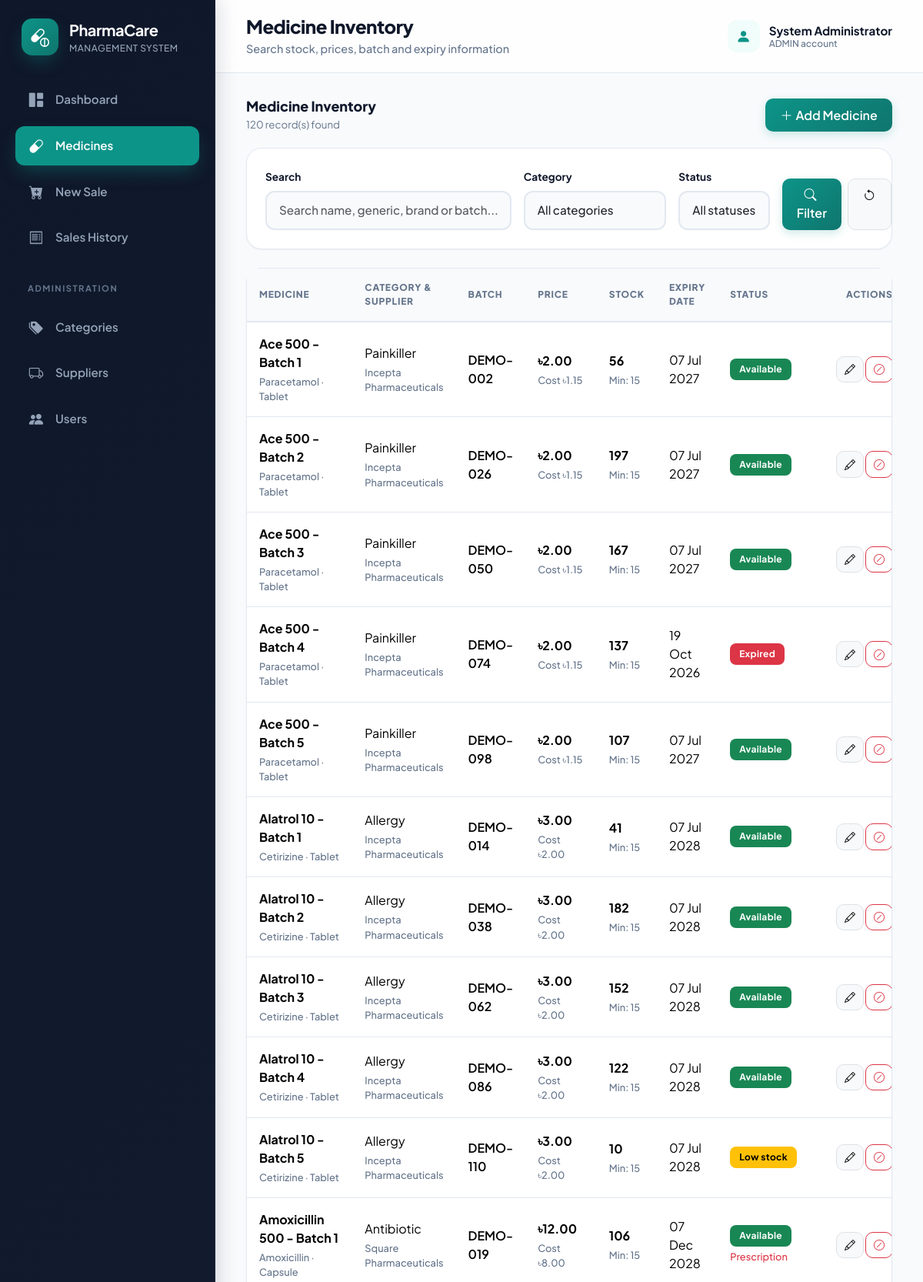
The app's page /index.php?page=medicines (signed in, upper part) with its own data.
### tables this page shows
CREATE TABLE IF NOT EXISTS app_users (
 id BIGINT UNSIGNED NOT NULL AUTO_INCREMENT PRIMARY KEY,
 full_name VARCHAR(80) NOT NULL,
 username VARCHAR(50) NOT NULL UNIQUE,
 email VARCHAR(120) NULL UNIQUE,
 phone VARCHAR(30) NULL,
 address VARCHAR(255) NULL,
 password VARCHAR(255) NOT NULL,
 role ENUM('ADMIN','STAFF','CUSTOMER') NOT NULL DEFAULT 'CUSTOMER',
 enabled TINYINT(1) NOT NULL DEFAULT 1,
 created_at DATETIME NOT NULL DEFAULT CURRENT_TIMESTAMP
);

CREATE TABLE IF NOT EXISTS medicines (
 id BIGINT UNSIGNED NOT NULL AUTO_INCREMENT PRIMARY KEY,
 name VARCHAR(120) NOT NULL,
 generic_name VARCHAR(120) NOT NULL,
 brand_name VARCHAR(120) NULL,
 batch_number VARCHAR(60) NOT NULL UNIQUE,
 medicine_type ENUM('TABLET','CAPSULE','SYRUP','INJECTION','CREAM','DROP','INHALER','OTHER') NOT NULL,
 purchase_price DECIMAL(12,2) NOT NULL,
 selling_price DECIMAL(12,2) NOT NULL,
 quantity INT UNSIGNED NOT NULL DEFAULT 0,
 minimum_stock_level INT UNSIGNED NOT NULL DEFAULT 10,
 manufacturing_date DATE NULL,
 expiry_date DATE NOT NULL,
 prescription_required TINYINT(1) NOT NULL DEFAULT 0,
 active TINYINT(1) NOT NULL DEFAULT 1,
 category_id BIGINT UNSIGNED NOT NULL,
 supplier_id BIGINT UNSIGNED NOT NULL,
 CONSTRAINT fk_medicine_category FOREIGN KEY(category_id) REFERENCES categories(id) ON DELETE RESTRICT,
 CONSTRAINT fk_medicine_supplier FOREIGN KEY(supplier_id) REFERENCES suppliers(id) ON DELETE RESTRICT,
 INDEX idx_medicine_name (name),
 INDEX idx_medicine_expiry (expiry_date),
 INDEX idx_medicine_category (category_id),
 INDEX idx_medicine_supplier (supplier_id)
);

CREATE TABLE IF NOT EXISTS categories (
 id BIGINT UNSIGNED NOT NULL AUTO_INCREMENT PRIMARY KEY,
 name VARCHAR(80) NOT NULL UNIQUE,
 description VARCHAR(255) NULL
);

CREATE TABLE IF NOT EXISTS suppliers (
 id BIGINT UNSIGNED NOT NULL AUTO_INCREMENT PRIMARY KEY,
 name VARCHAR(100) NOT NULL,
 company_name VARCHAR(120) NULL,
 phone VARCHAR(30) NOT NULL,
 email VARCHAR(120) NULL,
 address VARCHAR(255) NULL
);

### index.php (called while the page is built, shortened)
<?php
require __DIR__ . '/includes/bootstrap.php';
$page = (string)($_GET['page'] ?? 'dashboard');
require_login();
require __DIR__ . '/includes/header.php';
include __DIR__ . '/pages/' . $page . '.php';
require __DIR__ . '/includes/footer.php';

### includes/functions.php (called while the page is built, shortened)
<?php
function e(mixed $value): string { return htmlspecialchars((string)($value ?? ''), ENT_QUOTES | ENT_SUBSTITUTE, 'UTF-8'); }
function url(string $page = 'dashboard', array $params = []): string { return 'index.php?' . http_build_query(['page' => $page] + $params); }
function money(mixed $amount): string { return '৳' . number_format((float)$amount, 2); }
function nice_date(?string $date, bool $time = false): string { return $date ? date($time ? 'd M Y, h:i A' : 'd M Y', strtotime($date)) : '—'; }
function fetch_all(string $sql, array $params = []): array { $stmt = db()->prepare($sql); $stmt->execute($params); return $stmt->fetchAll(); }
function fetch_one(string $sql, array $params = []): ?array { $stmt = db()->prepare($sql); $stmt->execute($params); $data = $stmt->fetch(); return $data ?: null; }
function user(): ?array { return $_SESSION['user'] ?? null; }
function is_admin(): bool { return (user()['role'] ?? '') === 'ADMIN'; }
function require_login(): void {
    $row = fetch_one('SELECT id,full_name,username,role,enabled FROM app_users WHERE id=?', [user()['id']]);
}
function medicine_status(array $m): string {
    $today = date('Y-m-d');
    if ($m['expiry_date'] < $today) return 'EXPIRED';
    if ((int)$m['quantity'] <= 0) return 'OUT_OF_STOCK';
    if ($m['expiry_date'] <= date('Y-m-d', strtotime('+30 days'))) return 'EXPIRING_SOON';
    if ((int)$m['quantity'] <= (int)$m['minimum_stock_level']) return 'LOW_STOCK';
    return 'AVAILABLE';
}
function status_label(string $status): string { return [
    'AVAILABLE' => 'Available', 'LOW_STOCK' => 'Low stock', 'OUT_OF_STOCK' => 'Out of stock',
    'EXPIRING_SOON' => 'Expiring soon', 'EXPIRED' => 'Expired', 'INACTIVE' => 'Inactive'
][$status] ?? $status; }
function status_badge(string $status): string { return [
    'AVAILABLE' => 'success', 'LOW_STOCK' => 'warning', 'OUT_OF_STOCK' => 'secondary',
    'EXPIRING_SOON' => 'info', 'EXPIRED' => 'danger', 'INACTIVE' => 'dark'
][$status] ?? 'secondary'; }
function medicine_query(): string { return 'SELECT m.*, c.name AS category_name, s.name AS supplier_name, s.company_name AS supplier_company FROM medicines m JOIN categories c ON c.id=m.category_id JOIN suppliers s ON s.id=m.supplier_id'; }
function page_title(string $page): string { return [
    'dashboard' => 'Dashboard', 'medicines' => 'Medicine Inventory', 'medicine_form' => 'Medicine Details',
    'sales' => 'Sales History', 'sale_form' => 'Create New Sale', 'invoice' => 'Sales Invoice',
    'categories' => 'Medicine Categories', 'suppliers' => 'Suppliers', 'users' => 'User Management'
][$page] ?? 'PharmaCare'; }

### includes/bootstrap.php (called while the page is built, shortened)
<?php
$config = require dirname(__DIR__) . '/config.php';
require_once __DIR__ . '/functions.php';
function db(): PDO
{
    static $pdo = null;
    if ($pdo === null) {
        global $config;
        $dsn = 'mysql:host=' . $config['db_host'] . ';port=' . (int)($config['db_port'] ?? 3306) . ';dbname=' . $config['db_name'] . ';charset=utf8mb4';
        try {
            $pdo = new PDO($dsn, (string)$config['db_user'], (string)$config['db_pass'], [
                PDO::ATTR_ERRMODE => PDO::ERRMODE_EXCEPTION,
                PDO::ATTR_DEFAULT_FETCH_MODE => PDO::FETCH_ASSOC,
                PDO::ATTR_EMULATE_PREPARES => false,
            ]);
            $pdo->exec("SET time_zone = '+06:00'");
        } catch (PDOException $e) {
            http_response_code(500);
            die("
            <!doctype html>
            <html lang='en'>
            <head>
                <meta charset='utf-8'>
                <title>Database Connection Issue | PharmaCare</title>
                <style>
                    body { font-family: -apple-system, BlinkMacSystemFont, 'Segoe UI', Roboto, Helvetica, Arial, sans-serif; background: #f8fafc; color: #1e293b; padding: 40px 20px; }
                    .card { max-width: 600px; margin: 0 auto; background: #ffffff; border-radius: 12px; border: 1px solid #e2e8f0; padding: 32px; box-shadow: 0 4px 6px -1px rgba(0,0,0,0.05); }
                    h2 { color: #dc2626; margin-top: 0; font-size: 20px; }
                    .alert { background: #fef2f2; border: 1px solid #fee2e2; color: #991b1b; padding: 12px 16px; border-radius: 8px; font-size: 14px; margin-bottom: 20px; }
                    ul { padding-left: 20px; font-size: 14px; line-height: 1.6; }
                    code { background: #f1f5f9; padding: 2px 6px; border-radius: 4px; font-family: monospace; color: #0f172a; }
                </style>
            </head>
            <body>
                <div class='card'>
                    <h2>Database Connection Failed</h2>
                    <div class='alert'>" . htmlspecialchars($e->getMessage(), ENT_QUOTES, 'UTF-8') . "</div>
                    <p>Please check your <code>config.php</code> credentials:</p>
                    <ul>
                        <li><strong>Host:</strong> <code>" . htmlspecialchars((string)($config['db_host'] ?? ''), ENT_QUOTES, 'UTF-8') . "</code></li>
                        <li><strong>Database:</strong> <code>" . htmlspecialchars((string)($config['db_name'] ?? ''), ENT_QUOTES, 'UTF-8') . "</code></li>
                        <li><strong>User:</strong> <code>" . htmlspecialchars((string)($config['db_user'] ?? ''), ENT_QUOTES, 'UTF-8') . "</code></li>
                    </ul>
                    <p style='font-size: 13px; color: #64748b;'>Make sure your database is created in InfinityFree cPanel and <code>infinityfree_import.sql</code> has been imported.</p>
                </div>
            </body>
            </html>
            ");
        }
    }
    return $pdo;
}

### pages/medicines.php (the view, shortened to what this page needs)
<?php
$keyword = trim((string)($_GET['keyword'] ?? ''));
$selectedStatus = (string)($_GET['status'] ?? '');
$params = [];
$sql = medicine_query() . ' WHERE 1=1';
$allMedicines = fetch_all($sql . ' ORDER BY m.name, m.batch_number', $params);
$medicines = $selectedStatus !== ''
    ? array_values(array_filter($allMedicines, fn($m) => medicine_status($m) === $selectedStatus))
    : $allMedicines;
?>
<div class="page-intro">
    <div>
        <h2>Medicine Inventory</h2>
        <p><?= count($medicines) ?> record(s) found</p>
    </div>
    <?php if (is_admin()): ?>
        <a href="<?= e(url('medicine_form')) ?>" class="btn btn-primary">
            <i class="bi bi-plus-lg me-1"></i>Add Medicine
        </a>
    <?php endif; ?>
</div>
<div class="card mb-4">
    <div class="card-body">
        <form method="get" action="index.php" class="row g-3 align-items-end">
            <div class="col-lg-5">
                <label for="keyword" class="form-label">Search</label>
                <input id="keyword" name="keyword" class="form-control" value="<?= e($keyword) ?>" placeholder="Search name, generic, brand or batch...">
            </div>
            <div class="col-md-4 col-lg-3">
                <label for="category" class="form-label">Category</label>
                <select name="category_id" id="category" class="form-select">
                    <option value="">All categories</option>
                </select>
            </div>
            <div class="col-md-4 col-lg-2">
                <label for="status" class="form-label">Status</label>
                <select name="status" id="status" class="form-select">
                    <option value="">All statuses</option>
                </select>
            </div>
            <div class="col-md-4 col-lg-2 d-flex gap-2">
                <button class="btn btn-primary flex-grow-1" title="Search" type="submit">
                    <i class="bi bi-search me-1"></i>Filter
                </button>
                <a class="btn btn-light border" title="Reset Filters" href="<?= e(url('medicines')) ?>">
                    <i class="bi bi-arrow-counterclockwise"></i>
                </a>
            </div>
        </form>
    </div>
</div>
<div class="card">
    <div class="table-responsive">
        <table class="table table-hover">
            <thead>
                <tr>
                    <th>Medicine</th>
                    <th>Category &amp; Supplier</th>
                    <th>Batch</th>
                    <th>Price</th>
                    <th>Stock</th>
                    <th>Expiry Date</th>
                    <th>Status</th>
                    <?php if (is_admin()): ?>
                        <th class="text-end">Actions</th>
                    <?php endif; ?>
                </tr>
            </thead>
            <tbody>
                <?php foreach ($medicines as $m):
                    $status = medicine_status($m);
                ?>
                    <tr>
                        <td>
                            <strong><?= e($m['name']) ?></strong>
                            <span class="subtext"><?= e($m['generic_name']) ?> &middot; <?= e(ucfirst(strtolower($m['medicine_type']))) ?></span>
                        </td>
                        <td>
                            <?= e($m['category_name']) ?>
                            <span class="subtext"><?= e($m['supplier_company'] ?: $m['supplier_name']) ?></span>
                        </td>
                        <td><span class="fw-semibold"><?= e($m['batch_number']) ?></span></td>
                        <td>
                            <strong><?= money($m['selling_price']) ?></strong>
                            <span class="subtext">Cost <?= money($m['purchase_price']) ?></span>
                        </td>
                        <td>
                            <strong><?= e($m['quantity']) ?></strong>
                            <span class="subtext">Min: <?= e($m['minimum_stock_level']) ?></span>
                        </td>
                        <td><?= e(nice_date($m['expiry_date'])) ?></td>
                        <td>
                            <span class="badge text-bg-<?= e(status_badge($status)) ?>">
                                <?= e(status_label($status)) ?>
                            </span>
                            <?php if ($m['prescription_required']): ?>
                                <span class="subtext text-danger">Prescription</span>
                            <?php endif; ?>
                        </td>
                        <?php if (is_admin()): ?>
                            <td class="text-end text-nowrap">
                                <a class="btn btn-sm btn-light border" title="Edit" href="<?= e(url('medicine_form', ['id' => $m['id']])) ?>">
                                    <i class="bi bi-pencil"></i>
                                </a>
                                <form class="d-inline" action="actions.php" method="post">
                                    <button class="btn btn-sm btn-outline-<?= $m['active'] ? 'danger' : 'success' ?>"
                                            title="<?= $m['active'] ? 'Deactivate' : 'Activate' ?>"
                                            data-confirm="Change active status for <?= e($m['name']) ?>?">
                                        <i class="bi bi-<?= $m['active'] ? 'slash-circle' : 'check-circle' ?>"></i>
                                    </button>
                                </form>
                            </td>
                        <?php endif; ?>
                    </tr>
                <?php endforeach; ?>
            </tbody>
        </table>
    </div>
</div>

### includes/header.php (shortened to what this page needs)
<?php
$active = match($page) { 'medicine_form'=>'medicines','invoice'=>'sales','sale_form'=>'sale_form',default=>$page };
$heading = page_title($page);
$subtitles = [
 'dashboard' => 'Current pharmacy stock and sales overview',
 'medicines' => 'Search stock, prices, batch and expiry information',
 'medicine_form' => 'Enter medicine, stock, price and expiry details',
 'sale_form' => 'Select medicines and generate an invoice',
 'sales' => 'Review completed sales and print invoices',
 'invoice' => 'Printable receipt for the completed sale',
 'categories' => 'Organize medicines into searchable groups',
 'suppliers' => 'Manage supplier and contact information',
 'users' => 'Create staff accounts and control access',
];
$links = [
 ['dashboard','grid-1x2-fill','Dashboard','dashboard'],
 ['medicines','capsule','Medicines','medicines'],
 ['sale_form','cart-plus-fill','New Sale','sale_form'],
 ['sales','receipt','Sales History','sales'],
];
if (is_admin()) {
 $links[] = ['section', '', 'Administration', ''];
 $links[] = ['categories', 'tags-fill','Categories','categories'];
 $links[] = ['suppliers','truck','Suppliers','suppliers'];
 $links[] = ['users','people-fill','Users','users'];
}
?>
<!doctype html><html lang="en"><head>
<link href="https://cdn.jsdelivr.net/npm/bootstrap@5.3.3/dist/css/bootstrap.min.css" rel="stylesheet">
<link href="https://cdn.jsdelivr.net/npm/bootstrap-icons@1.11.3/font/bootstrap-icons.min.css" rel="stylesheet">
<link rel="stylesheet" href="assets/css/app.css"></head><body>
<aside class="app-sidebar">
 <a class="brand" href="<?=e(url('dashboard'))?>"><span class="brand-mark"><i class="bi bi-capsule-pill"></i></span><span><strong>PharmaCare</strong><small>Management System</small></span></a>
 <nav class="sidebar-nav">
 <?php foreach ($links as [$dest, $icon, $label, $selected]): ?>
 <?php if ($dest === 'section'): ?><div class="nav-section"><?=e($label)?></div>
 <?php else: ?><a class="<?=($active === $selected ? 'active' : '')?>" href="<?=e(url($dest))?>"><i class="bi bi-<?=e($icon)?>"></i><span><?=e($label)?></span></a><?php endif; ?>
 <?php endforeach; ?>
 </nav>
</aside>
<div class="app-main">
 <header class="app-topbar"><div class="d-flex align-items-center gap-3"><button type="button" class="btn btn-light d-sm-none" id="mobileMenuBtn" aria-label="Open menu"><i class="bi bi-list fs-5"></i></button><div><h1><?=e($heading)?></h1><p><?=e($subtitles[$page]??'PharmaCare Management System')?></p></div></div><div class="topbar-user"><span class="avatar"><i class="bi bi-person-fill"></i></span><span><strong><?=e(user()['full_name'])?></strong><small><?=e(user()['role'])?> account</small></span></div></header>
 <main class="content">

### records on screen
app_users: full_name "System Administrator", role "ADMIN"
medicines: name "Ace 500 - Batch 1", generic_name "Paracetamol", medicine_type "Tablet", category.name "Painkiller", supplier.company_name "Incepta Pharmaceuticals", batch_number "DEMO-002", selling_price "৳2.00", purchase_price "৳1.15", quantity "56", minimum_stock_level "15", expiry_date "07 Jul 2027", status "Available", active 1 (drawn)
medicines: name "Ace 500 - Batch 2", generic_name "Paracetamol", medicine_type "Tablet", category.name "Painkiller", supplier.company_name "Incepta Pharmaceuticals", batch_number "DEMO-026", selling_price "৳2.00", purchase_price "৳1.15", quantity "197", minimum_stock_level "15", expiry_date "07 Jul 2027", status "Available", active 1 (drawn)
medicines: name "Ace 500 - Batch 3", generic_name "Paracetamol", medicine_type "Tablet", category.name "Painkiller", supplier.company_name "Incepta Pharmaceuticals", batch_number "DEMO-050", selling_price "৳2.00", purchase_price "৳1.15", quantity "167", minimum_stock_level "15", expiry_date "07 Jul 2027", status "Available", active 1 (drawn)
medicines: name "Ace 500 - Batch 4", generic_name "Paracetamol", medicine_type "Tablet", category.name "Painkiller", supplier.company_name "Incepta Pharmaceuticals", batch_number "DEMO-074", selling_price "৳2.00", purchase_price "৳1.15", quantity "137", minimum_stock_level "15", expiry_date "19 Oct 2026", expiry_date "Expired", active 1 (drawn)
medicines: name "Ace 500 - Batch 5", generic_name "Paracetamol", medicine_type "Tablet", category.name "Painkiller", supplier.company_name "Incepta Pharmaceuticals", batch_number "DEMO-098", selling_price "৳2.00", purchase_price "৳1.15", quantity "107", minimum_stock_level "15", expiry_date "07 Jul 2027", status "Available", active 1 (drawn)
medicines: name "Alatrol 10 - Batch 1", generic_name "Cetirizine", medicine_type "Tablet", category.name "Allergy", supplier.company_name "Incepta Pharmaceuticals", batch_number "DEMO-014", selling_price "৳3.00", purchase_price "৳2.00", quantity "41", minimum_stock_level "15", expiry_date "07 Jul 2028", status "Available", active 1 (drawn)
medicines: name "Alatrol 10 - Batch 2", generic_name "Cetirizine", medicine_type "Tablet", category.name "Allergy", supplier.company_name "Incepta Pharmaceuticals", batch_number "DEMO-038", selling_price "৳3.00", purchase_price "৳2.00", quantity "182", minimum_stock_level "15", expiry_date "07 Jul 2028", status "Available", active 1 (drawn)
medicines: name "Alatrol 10 - Batch 3", generic_name "Cetirizine", medicine_type "Tablet", category.name "Allergy", supplier.company_name "Incepta Pharmaceuticals", batch_number "DEMO-062", selling_price "৳3.00", purchase_price "৳2.00", quantity "152", minimum_stock_level "15", expiry_date "07 Jul 2028", status "Available", active 1 (drawn)
medicines: name "Alatrol 10 - Batch 4", generic_name "Cetirizine", medicine_type "Tablet", category.name "Allergy", supplier.company_name "Incepta Pharmaceuticals", batch_number "DEMO-086", selling_price "৳3.00", purchase_price "৳2.00", quantity "122", minimum_stock_level "15", expiry_date "07 Jul 2028", status "Available", active 1 (drawn)
medicines: name "Alatrol 10 - Batch 5", generic_name "Cetirizine", medicine_type "Tablet", category.name "Allergy", supplier.company_name "Incepta Pharmaceuticals", batch_number "DEMO-110", selling_price "৳3.00", purchase_price "৳2.00", quantity "10", minimum_stock_level "15", expiry_date "07 Jul 2028", status "Low stock", active 1 (drawn)
medicines: name "Amoxicillin 500 - Batch 1", generic_name "Amoxicillin", medicine_type "Capsule", category.name "Antibiotic", supplier.company_name "Square Pharmaceuticals", batch_number "DEMO-019", selling_price "৳12.00", purchase_price "৳8.00", quantity "106", minimum_stock_level "15", expiry_date "07 Dec 2028", status "Available", prescription_required "Prescription", active 1 (drawn)

### other values on screen
$label "Dashboard"
$label "Medicines"
$label "New Sale"
$label "Sales History"
$label "ADMINISTRATION"
$label "Categories"
$label "Suppliers"
$label "Users"
$heading "Medicine Inventory"
$subtitles[$page] "Search stock, prices, batch and expiry information"
count($medicines) "120"
